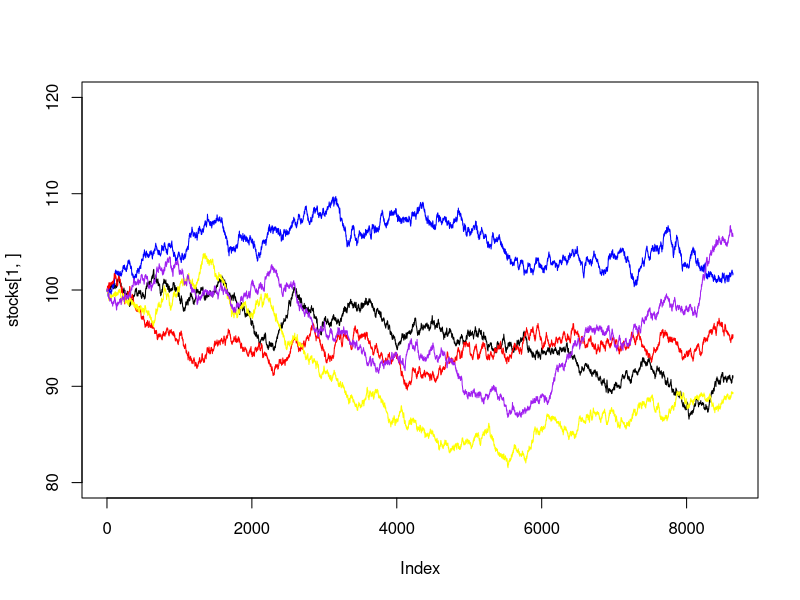

Reproduce this figure in R. (Note: a time limit stopped this script after it produced the figure.)
##Question 1: BS and Monte Carlo Simulation for Calls
library(ggplot2)
S = 100
K = 100
sigma = 0.2/sqrt(360*96)
delta = 0
r = 0.05/(360*96)
t = 1/4

stocks = matrix(nrow=5,ncol=96*90)
stocks[,1] = 100
count = ncol(stocks)
for (i in 2:count){
  stocks[,i] = r*stocks[,i-1]+sigma*stocks[,i-1]*rnorm(5)+stocks[,i-1]
}
plot(stocks[1,],type="l",ylim=c(80,120))+lines(stocks[2,],col="blue")+lines(stocks[3,],col="red")+
  lines(stocks[4,],col="yellow")+lines(stocks[5,],col="purple")

Call = function(S, K, r, t, sigma, del) 
{
  d1 = (log(S/K) + (r - del + sigma^2/2)*t) / (sigma*sqrt(t))
  d2 = d1 - sigma*sqrt(t)
  return(list(S*exp(-del*t)*pnorm(d1)- K*exp(-r*t)*pnorm(d2), pnorm(d1), pnorm(d2)))
}
bs_price = Call(S,K,r*360*96,t,sigma*sqrt(360*96),delta)[[1]]

set.seed(42)
MS_Call = function(S,K,r,t,sigma,N){
  prev_stocks = rep(S,N)
  curr_stocks = rep(NA,N)
  count = 96*90
  for (i in 2:count){
    curr_stocks = r*prev_stocks+sigma*prev_stocks*rnorm(N)+prev_stocks
    prev_stocks = curr_stocks
  }
  payoff = pmax(0,curr_stocks-K)
  price =exp(-r*360*96*t)*mean(payoff)
  range = exp(-r*360*96*t)*quantile(payoff,probs=c(.025,.975))
  return(list(price,range))
  
}
MS_Call(S,K,r,t,sigma,100)
MS_Call(S,K,r,t,sigma,1000)
MS_Call(S,K,r,t,sigma,1E6)
MS_Call(S,K,r,t,sigma,1E8)
